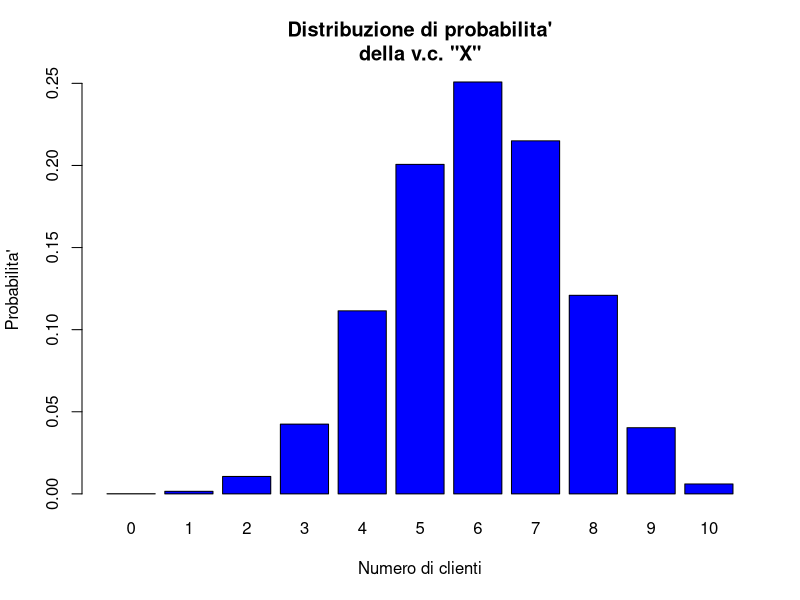

Generate this figure with R:
# Homework Lez VI e VII | Michele Grassi 838917 | GSMD

###############
# Esercizio 1 #
###############

# Una macchina produce pezzi difettosi con probabilità 0.4. 
# Si consideri un lotto di 20 pezzi.

# Osservazioni: in questo problema sono rispettate le quattro assunzioni della
# distribuzione binomiale:
#   1) Vi sono n ripetizioni (o prove) dell'esperimento.
#   2) Vi sono due esiti possibili (difettoso, non difettoso).
#   3) Ogni prova e' indipendente dalle altre.
#   4) La probabilita' di successo rimane costante per tutte le prove.

# Possiamo, quindi, asserire che: X ~ Bin(n, θ), ove "θ" e "n" sono 
# rispettivamente:
teta <- 0.4
n <- 20

#-------------------------------------------------------------------------------
# Quesito a)
# Qual è la probabilità di trovare 1 pezzo difettoso? Calcolare 𝑝(𝑥 = 1).

# Assegno all'oggetto x il valore specifico di cui calcolare la probabilita'
x <- 1

# Utilizzo la funzione "dbinom" per calcolare la probabilita' che la v.c. 
# binomiale di parametri "n" e "teta" assuma valore "x".
# Moltiplico per 100 il valore ottenuto e utilizzo la funzione "paste" per
# trasformarlo in char e concatenare il segno percentuale.
cat("La probabilita' di trovare 1 pezzo difettoso risulta:", 
    paste(round(dbinom(x,n,teta)*100, 3), 
          "%", 
          sep = ""))

#-------------------------------------------------------------------------------
# Quesito b)
# Qual è la probabilità che meno di 6 pezzi siano difettosi? 
# Calcolare 𝑝(𝑥 < 6).

# Assegno all'oggetto "x" un vettore contenente i valori desiderati
x <- 0:5

# Uso la funzione "sum()" per restituire la somma dei valori contenuti nel 
# vettore restituito da "dbinom()".
cat("La probabilita' che meno di 6 pezzi siano difettosi risulta:", 
    paste(round(sum(dbinom(x,n,teta)*100), 3), 
          "%",
          sep = ""))

#-------------------------------------------------------------------------------
###############
# Esercizio 2 #
###############

# Presso uno sportello bancomat nel centro di Bari, 3 clienti su 5 effettuano
# un’operazione di prelievo (𝑝 = 3/5). 
# Supponendo di estrarre a caso 10 persone:

# Osservazioni: anche in questo caso sono rispettate le quattro assunzioni della
# distribuzione binomiale. 

# Assegno i dati del problema ai rispettivi oggetti:
teta <- 3/5
n <- 10

#-------------------------------------------------------------------------------
# Quesito a)
# Determinare la distribuzione di probabilità della v. c. X="numero di clienti 
# che preleva allo sportello". 
# Rappresentare graficamente la distribuzione ottenuta;

# Creo un data frame per costruire la distribuzione di probabilita' della v.c.
# X = "numero di clienti che preleva allo sportello"
X <- as.data.frame(cbind(0:n, dbinom(0:10, n,teta)))

# Assegno i rispettivi nomi alle variabili e mando X a schermo
names(X) <- c("Numero_prelievi",
              "Probabilita'")
X

# Sviluppo un'appropriata rappresentazione grafica della distribuzione
barplot(X[,2], 
        names.arg = X[,1],
        col = "blue",
        xlab = "Numero di clienti",
        ylab = "Probabilita'",
        main = "Distribuzione di probabilita'\ndella v.c. \"X\"")

#-------------------------------------------------------------------------------
# Quesito b)
# Calcolare la probabilità che il numero totale di clienti che preleva sia
# esattamente pari a 2 e a 7, ossia determinare sia 𝑝(𝑥 = 2) che 𝑝(𝑥 = 7).

# Per ricavare i risultati, posso sfruttare il data frame precedente
cat("\nLa probabilita' che il numero totale di clienti che preleva sia",
    "esattamente pari a 2 e':",
    paste(round(X[X$Numero_prelievi == 2, 2]*100, 3), 
          "%", 
          sep = ""),
    "\n\nLa probabilita' che il numero totale di clienti che preleva sia", 
    "esattamente pari a 7 e':",
    paste(round(X[X$Numero_prelievi == 7, 2]*100, 3), 
          "%", 
          sep = ""))

# Alternativamente, posso calcolare direttamente la probabilita' che la v.c. 
# assuma i valori desiderati
cat("\nLa probabilita' che il numero totale di clienti che preleva sia", 
    "esattamente pari a 2 e':",
    paste(round(dbinom(2,n,teta)*100, 3), 
          "%", 
          sep = ""),
    "\n\nLa probabilita' che il numero totale di clienti che preleva sia", 
    "esattamente pari a 7 e':",
    paste(round(dbinom(7,n,teta)*100, 3), 
          "%",
          sep = ""))

#-------------------------------------------------------------------------------
# Quesito c)
# Calcolare la probabilità che il numero totale di persone che preleva sia 
# minore di 9, ossia determinare 𝑝(𝑥 < 9).
cat("\nLa probabilita' che il numero totale di clienti che preleva sia",
    "inferiore a 9 \ne':",
    paste(sum(round(X[X$Numero_prelievi < 9, 2]*100, 3)), 
          "%",
          sep = ""))

# In alternativa uso la funzione "dbinom()"
cat("\nLa probabilita' che il numero totale di clienti che preleva sia",
    "inferiore a 9 \ne':",
    paste(sum(round(dbinom(0:8,n,teta)*100, 3)), 
          "%", 
          sep = ""))

#-------------------------------------------------------------------------------
# Quesito d)
# Calcolare la probabilità che il numero totale di persone che preleva sia 
# uguale o superiore a 5, ossia determinare 𝑝(𝑥 ≥ 5).
cat("\nLa probabilita' che il numero totale di clienti che preleva sia",
    "pari o superiore a 5 e':",
    paste(sum(round(X[X$Numero_prelievi >= 5, 2]*100, 3)),
          "%", 
          sep = ""))

# In alternativa uso la funzione "dbinom()"
cat("\nLa probabilita' che il numero totale di clienti che preleva sia",
    "pari o superiore a 5 e':",
    paste(sum(round(dbinom(5:n,n,teta)*100, 3)), 
          "%", 
          sep = ""))

#-------------------------------------------------------------------------------
###############
# Esercizio 3 #
###############

# In una cartiera, sulla base dell’esperienza passata, si assume che il numero 
# di difetti per metro quadro nei rotoli di carta di alta qualità segua una 
# distribuzione di Poisson con media di un difetto per ogni 5 metri quadri di 
# carta (0.2 per metro quadro).

# Osservazioni: come esplicitato nella traccia, essendo in presenza di un'area
# di opportunita' e considerando l'indipendenza del numero di occorrenze 
# rispetto a quelle esterne a tale area, e' possibile stabilire che 
# X ~ Po(λ) ove lambda corrisponde a:
lambda <- 0.2

#-------------------------------------------------------------------------------
# Quesito a)
# Qual è la probabilità che in un metro quadro ci siano esattamente 2 difetti?
# Calcolare 𝑝(𝑥 = 2).

# Mediante la funzione "dpois()" ricavo la probabilita', data lambda, associata 
# allo specifico valore 
x <- 2
cat("La probabilità che in un metro quadro ci siano esattamente 2 difetti e':",
    paste(round(dpois(x, lambda)*100, 3), 
          "%", 
          sep = ""))

#-------------------------------------------------------------------------------
# Quesito b)
# Qual è la probabilità che in un metro quadro ci siano piu' di 2 difetti?
# Calcolare 𝑝(𝑥 > 2).


# Sapendo che i due eventi "𝑥 > 2" e "𝑥 <= 2" sono complementari, sara'
# sufficiente calcorare 𝑝(𝑥 <= 2) e sottrarre il valore ottenuto a "1" per 
# ottenere 𝑝(𝑥 > 2)
x <- 2
cat("La probabilità che in un metro quadro ci siano piu' di 2 difetti e':",
    paste(round( (1 - sum(dpois(0:x, lambda))) * 100, 3), 
          "%", 
          sep = ""))

# In alternativa, posso stabilire il valore limite della coda a destra della  
# distribuzione utilizzando un ciclo "while()".

# Inizializzo un contatore per il loop
i <- 0

# Imposto il while in modo tale da ripetersi fino ad individuare il valore cui 
# e' associata una probabilita' cosi' bassa da non essere computabile.
while(dpois(i, lambda) != 0){
  i <- i + 1
}

# Assegno all'oggetto "x" un vettore di numeri interi da 3 al valore massimo
x <- 3:i

# Mando a schermo il risultato della sommatoria delle probabilita' associate
# ai valori da 3 a "i", moltiplicato per 100 e arrotondato alla terza cifra 
# decimale per restituire la percentuale ottenuta
cat("La probabilità che in un metro quadro ci siano piu' di 2 difetti e':",
    paste(round(sum(dpois(x, lambda))*100, 3), 
          "%", 
          sep = ""))

#-------------------------------------------------------------------------------
# Quesito c)
# Qual è la probabilità che in 12 metri quadri ci sia piu' di un difetto?
# Calcolare 𝑝(𝑥 > 1)

# Osservazioni: in quest'ultima richiesta possiamo osservare una modifica 
# nell'area di opportunita' da considerare; proprio per questo e' congruo 
# aspettarsi una modifica anche nel valore atteso della distribuzione e, di
# conseguenza, anche del parametro "lambda"
lambda = 0.2 * 12

# Come nel quesito precedente, considerando i due eventi complementari  
# "𝑥 > 1" e "𝑥 <= 1", allora 𝑝(𝑥 > 1) = 1 - 𝑝(𝑥 <= 1)
x <- 1
cat("La probabilità che in un metro quadro ci siano piu' di 2 difetti e':",
    paste(round( (1 - sum(dpois(0:x, lambda))) * 100, 3), 
          "%", 
          sep = ""))

# In alternativa, posso ricavare il valore limite della coda destra della nuova
# distribuzione.
i <- 0
while(dpois(i, lambda) != 0){
  i <- i + 1
}

# Assegno all'oggetto "x" un vettore di numeri interi da 2 al valore massimo
x <- 2:i

# Mando a schermo il risultato della sommatoria delle probabilita' associate
# ai valori da 2 a "i", moltiplicato per 100 e arrotondato alla terza cifra 
# decimale per restituire la percentuale ottenuta
cat("La probabilità che in dodici metri quadri ci sia piu' di 1 difetto e':",
    paste(round(sum(dpois(x, lambda))*100, 3), 
          "%", 
          sep = ""))

#-------------------------------------------------------------------------------